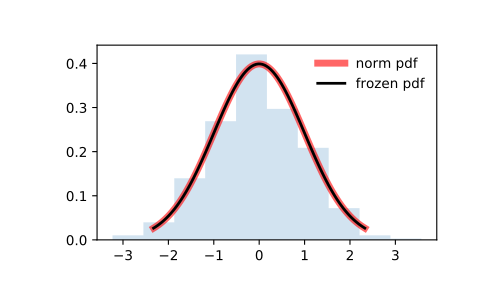

Recreate this plot in Python.
from scipy.stats import norm
import matplotlib.pyplot as plt
fig, ax = plt.subplots(1, 1)

# Calculate a few first moments:

mean, var, skew, kurt = norm.stats(moments='mvsk')

# Display the probability density function (``pdf``):

x = np.linspace(norm.ppf(0.01),
                norm.ppf(0.99), 100)
ax.plot(x, norm.pdf(x),
       'r-', lw=5, alpha=0.6, label='norm pdf')

# Alternatively, the distribution object can be called (as a function)
# to fix the shape, location and scale parameters. This returns a "frozen"
# RV object holding the given parameters fixed.

# Freeze the distribution and display the frozen ``pdf``:

rv = norm()
ax.plot(x, rv.pdf(x), 'k-', lw=2, label='frozen pdf')

# Check accuracy of ``cdf`` and ``ppf``:

vals = norm.ppf([0.001, 0.5, 0.999])
np.allclose([0.001, 0.5, 0.999], norm.cdf(vals))
# True

# Generate random numbers:

r = norm.rvs(size=1000)

# And compare the histogram:

ax.hist(r, density=True, histtype='stepfilled', alpha=0.2)
ax.legend(loc='best', frameon=False)
plt.show()
